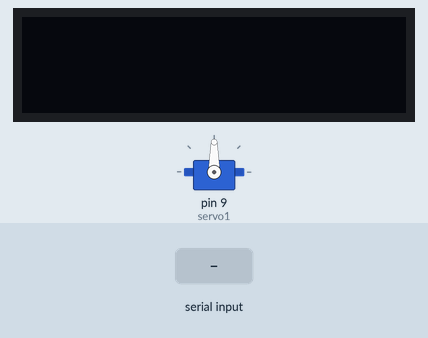
Simulated run of this sketch. Board: Arduino Uno, built with avr-gcc and run on an emulated ATmega328P. Shown: servo, 128×32 one-colour display. The inputs (shaded band) are chosen by the test bench. The display library's start-up logo is not drawn; what the sketch prints to the serial monitor is not drawn.

Above: at 5.2 s.
5.3 s: "30,150\n" received over Serial
At 6.0 s:
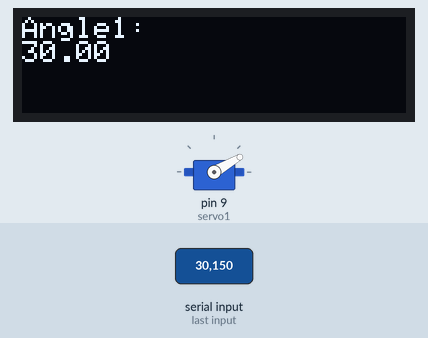
6.8 s: "5\n" received over Serial
At 8.0 s:
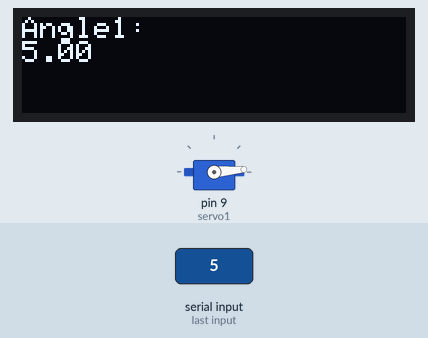
8.3 s: "200\n" received over Serial
At 9.3 s:
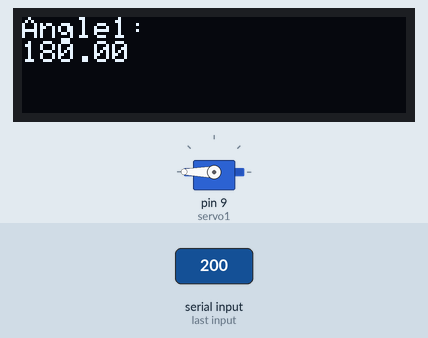
9.8 s: "90,45\n" received over Serial
At 10.5 s:
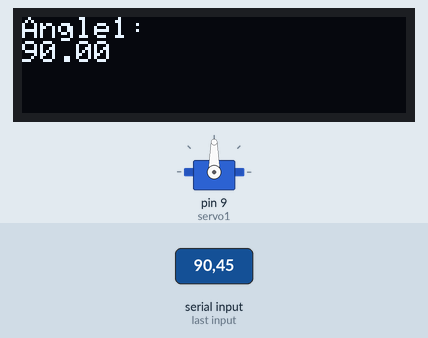
Timing chart, 0 to 12.3 s (numbered marks = the images above; inputs shaded):
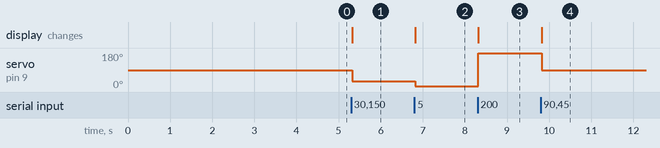

The sketch:

robotarmkalmanfiltermpu6050.ino
```cpp
#include <SPI.h> // SPI 라이브러리 포함
#include <Wire.h> // I2C 통신을 위한 Wire 라이브러리 포함
#include <Adafruit_GFX.h> // 아다프루트 GFX 그래픽 라이브러리 포함
#include <Adafruit_SSD1306.h> // 아다프루트 SSD1306 OLED 라이브러리 포함
#include <Servo.h> // 서보 모터 제어를 위한 Servo 라이브러리 포함

#define SCREEN_WIDTH 128 // OLED 디스플레이의 너비 정의
#define SCREEN_HEIGHT 32 // OLED 디스플레이의 높이 정의
#define OLED_RESET     -1 // OLED 디스플레이의 리셋 핀 정의 (리셋 핀이 없는 경우 -1)
#define SCREEN_ADDRESS 0x3C // I2C 주소 정의
Adafruit_SSD1306 display(SCREEN_WIDTH, SCREEN_HEIGHT, &Wire, OLED_RESET); // OLED 디스플레이 객체 생성

Servo servo1; // 서보 객체 생성

float angle1 = 0;  // 초기 각도
float angle1_filtered = 0;  // 필터링된 각도

// 칼만 필터 관련 변수
float q = 0.001;  // 프로세스 노이즈
float r = 0.01;   // 측정 노이즈
float k = 0;      // 칼만 게인

void setup() {
  Serial.begin(9600); // 시리얼 통신을 9600 baud로 시작
  servo1.attach(9); // 서보모터가 연결된 핀 번호 (예: 9번 핀)

  if(!display.begin(SSD1306_SWITCHCAPVCC, SCREEN_ADDRESS)) { // OLED 디스플레이 초기화 시도
    Serial.println(F("SSD1306 allocation failed")); // 초기화 실패 시 에러 메시지 출력
    for(;;); // 무한 루프에 빠져 프로그램 중지
  }

  display.display(); // 초기 화면 표시
  delay(2000); // 2초 대기
  display.clearDisplay(); // 디스플레이 초기화
  display.display(); // 초기화된 화면 표시
  delay(2000); // 2초 대기

  // 칼만 필터 초기화
  angle1_filtered = 0;  // 초기 필터링된 각도
}

float kalman_filter(float angle_measured) {
  // 예측 단계
  angle1_filtered += 0;  // 상태 예측 (여기서는 고정)

  // 업데이트 단계
  k = (angle1_filtered + r) / (angle1_filtered + r);  // 칼만 게인 계산
  angle1_filtered += k * (angle_measured - angle1_filtered);  // 상태 업데이트

  return angle1_filtered; // 필터링된 각도 반환
}

void loop() {
  if (Serial.available() > 0) { // 시리얼 입력이 있는지 확인
    String angle1_str = Serial.readStringUntil('\n'); // 시리얼 입력을 문자열로 읽기
    angle1 = angle1_str.toInt(); // 문자열을 정수로 변환하여 각도 값으로 저장

    angle1 = constrain(angle1, 0, 180);  // 각도 값을 0과 180 사이로 제한

    // 칼만 필터 적용
    angle1_filtered = kalman_filter(angle1); // 입력된 각도를 필터링하여 저장

    servo1.write(angle1_filtered);  // 필터링된 각도로 서보 제어

    // OLED 디스플레이 업데이트
    display.clearDisplay(); // 디스플레이 초기화
    display.setTextSize(1); // 텍스트 크기 설정
    display.setTextColor(SSD1306_WHITE); // 텍스트 색상 설정
    display.setCursor(0, 0); // 커서 위치 설정
    display.println("Angle1:"); // "Angle1:" 텍스트 출력
    display.setTextSize(1); // 텍스트 크기 설정
    display.println(angle1_filtered);  // 필터링된 각도 표시
    display.display(); // 디스플레이 업데이트

    Serial.print("Filtered Angle1: "); // 필터링된 각도 출력 메시지
    Serial.println(angle1_filtered); // 필터링된 각도 출력

    delay(10); // 10ms 대기
  }
}
```

Measured:
- after the input at 5.3 s, servo on pin 9 (servo1): 90° → 30° at once; the display: changes at once (image 1)
- after the input at 6.8 s, servo on pin 9 (servo1): 30° → 5° at once; the display: changes at once (image 2)
- after the input at 8.3 s, servo on pin 9 (servo1): 5° → 180° at once; the display: changes at once (image 3)
- after the input at 9.8 s, servo on pin 9 (servo1): 180° → 90° at once; the display: changes at once (image 4)
